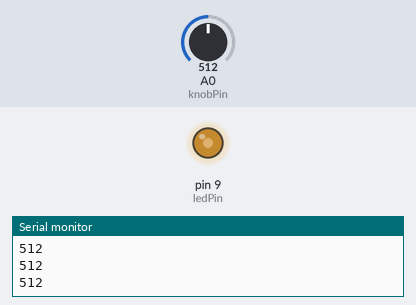
This sketch was run on a simulated Arduino Uno, built with avr-gcc and run on an emulated ATmega328P. Parts: output pins drawn as LEDs (lit = HIGH), the last lines printed to the serial monitor. The test bench sets the inputs (shaded band); at power-on: A0 (knobPin) = 512.

Above: at 1.2 s.
1.3 s: A0 (knobPin) set to 716
At 2.5 s:
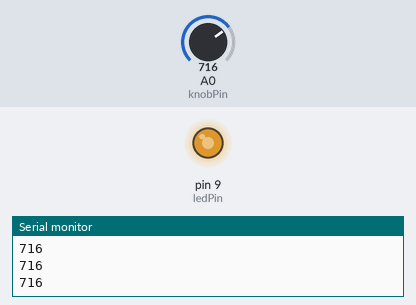
2.8 s: A0 (knobPin) set to 900
At 3.8 s:
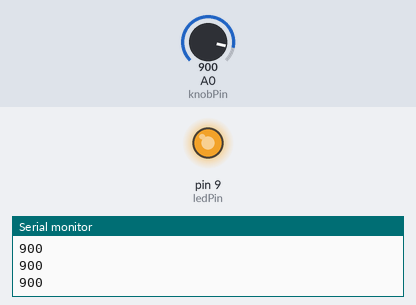
4.3 s: A0 (knobPin) set to 122
At 5.1 s:
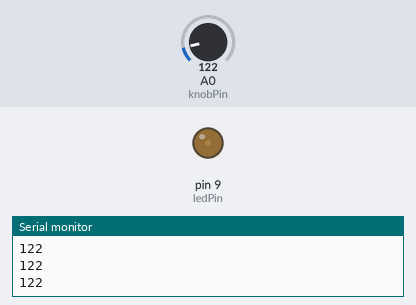
5.8 s: A0 (knobPin) set to 0
At 6.4 s:
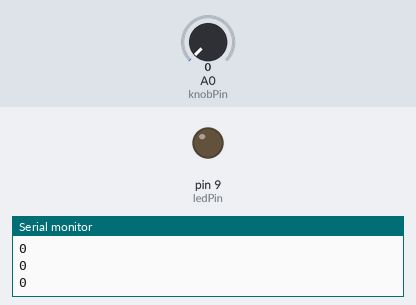
Timing chart, 0 to 8.3 s (numbered marks = the images above; inputs shaded):
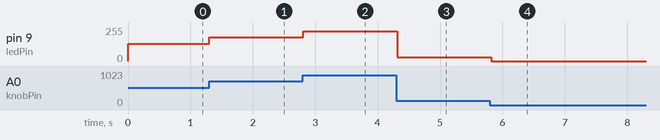

The sketch:

knob.ino
```cpp
// নব ঘুরিয়ে LED-র উজ্জ্বলতা বদলাও (Knob)
// পটেনশিওমিটারের মাঝের পা A0-তে, দুই পাশের পা 5V আর GND-তে লাগাও।

const int knobPin = A0;
const int ledPin = 9;

void setup() {
  pinMode(ledPin, OUTPUT);
  Serial.begin(9600);
}

void loop() {
  int value = analogRead(knobPin);    // ০ থেকে ১০২৩
  analogWrite(ledPin, value / 4);     // ০ থেকে ২৫৫
  Serial.println(value);              // সিরিয়াল মনিটরে মান দেখাও
  delay(100);
}
```

Measured:
- after the input at 1.3 s, pin 9 (ledPin): 128/255 → 179/255 at once
- after the input at 2.8 s, pin 9 (ledPin): 179/255 → 225/255 at once
- after the input at 4.3 s, pin 9 (ledPin): 225/255 → 30/255 at once
- after the input at 5.8 s, pin 9 (ledPin): 30/255 → 0/255 at once
